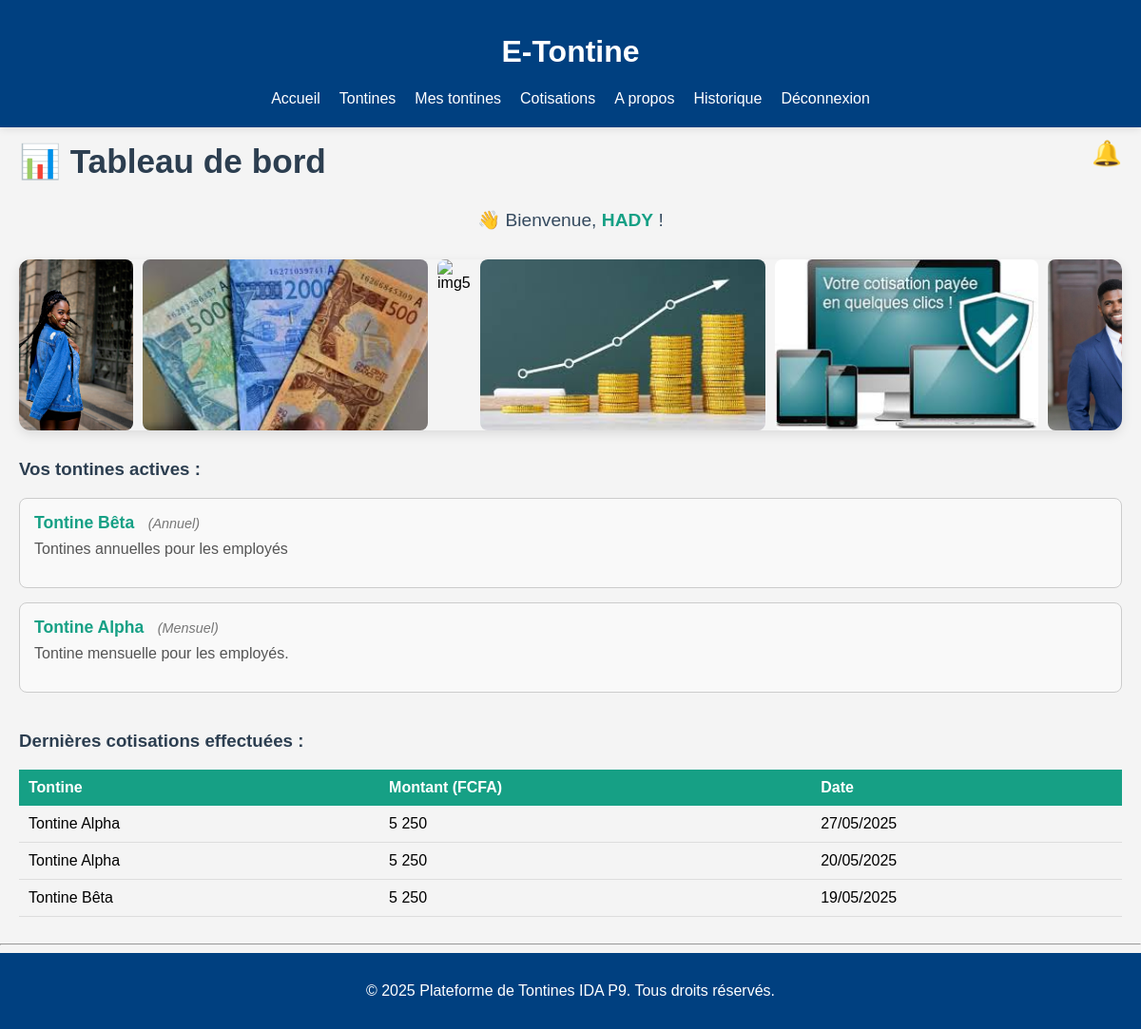
Screenshot of /dashboard.php (signed in) with the database file from the repository.
### tables this page shows
CREATE TABLE `tontines` (
  `id` int(11) NOT NULL,
  `nom` varchar(100) NOT NULL,
  `description` text DEFAULT NULL,
  `type` enum('mensuel','annuel') NOT NULL,
  `date_creation` date NOT NULL,
  `createur_id` int(11) NOT NULL,
  `montant` decimal(10,2) NOT NULL,
  `frequence` enum('quotidien','hebdomadaire','mensuel') NOT NULL,
  `date_debut` date NOT NULL,
  `statut` enum('active','terminee') DEFAULT 'active',
  `created_by` int(11) DEFAULT NULL,
  `created_at` timestamp NOT NULL DEFAULT current_timestamp()
);

CREATE TABLE `cotisations` (
  `id` int(11) NOT NULL,
  `tontine_id` int(11) DEFAULT NULL,
  `user_id` int(11) DEFAULT NULL,
  `montant` decimal(10,2) DEFAULT NULL,
  `date_paiement` date DEFAULT curdate(),
  `statut` enum('payé','en attente') DEFAULT 'payé',
  `date_cotisation` datetime NOT NULL DEFAULT current_timestamp()
);

### dashboard.php (the view, shortened to what this page needs)
<?php
require_once 'includes/db.php';
include 'includes/header.php';
$user_id = $_SESSION['user_id'];
$stmt = $pdo->prepare("
    SELECT t.nom, t.type, t.description
    FROM tontines t
    JOIN participations p ON p.tontine_id = t.id
    WHERE p.user_id = ?
");
$stmt->execute([$user_id]);
$mesTontines = $stmt->fetchAll();
$stmt2 = $pdo->prepare("
    SELECT c.tontine_id, c.montant, c.date_cotisation, t.nom AS tontine_nom
    FROM cotisations c
    JOIN tontines t ON t.id = c.tontine_id
    WHERE c.user_id = ?
    ORDER BY c.date_cotisation DESC
    LIMIT 5
");
$stmt2->execute([$user_id]);
$dernieresCotisations = $stmt2->fetchAll();
?>
<div style="display: flex; justify-content: space-between; align-items: center;">
    <h2 style="font-size: 2.2em; font-weight: bold; color: #2c3e50; margin-bottom: 10px;">
        📊 Tableau de bord
    </h2>
    <div style="position: relative;">
        <div onclick="toggleNotification()" style="font-size: 1.6em; color: #2c3e50; cursor: pointer;" title="Voir les notifications">
            🔔
        </div>
    </div>
</div>
<p style="font-size: 1.2em; color: #34495e; margin-bottom: 20px;">
    👋 Bienvenue, <strong style="color: #16a085;"><?= htmlspecialchars($_SESSION['username']) ?></strong> !
</p>
<div class="carousel-wrapper">
    <div class="carousel-track">
        <img src="images/img5.jpg" alt="img1">
        <img src="images/argent.jpg" alt="img2">
        <img src="images/img2.jpg" alt="img5">
        <img src="images/evolution.jpg" alt="img3">
        <img src="images/cotisation.jpg" alt="img4">
        <img src="images/img1.jpg" alt="img5">
    </div>
</div>
<section style="margin-bottom: 40px;">
    <h3 style="color: #2c3e50;">Vos tontines actives :</h3>
    <?php if (empty($mesTontines)): ?>
        <p>⚠️ Vous ne participez à aucune tontine. <a href="tontines.php">Voir les tontines disponibles</a></p>
    <?php else: ?>
        <ul style="list-style: none; padding: 0;">
            <?php foreach ($mesTontines as $tontine): ?>
                <li style="border: 1px solid #ccc; border-radius: 8px; padding: 15px; margin-bottom: 15px; background: #f9f9f9;">
                    <strong style="font-size: 1.1em; color: #16a085;"><?= htmlspecialchars($tontine['nom']) ?></strong>
                    <em style="font-size: 0.9em; color: #777; margin-left: 10px;">
                        (<?= ucfirst(htmlspecialchars($tontine['type'])) ?>)
                    </em>
                    <p style="margin-top: 8px; text-align: justify; color: #555;">
                        <?= nl2br(htmlspecialchars($tontine['description'])) ?>
                    </p>
                </li>
            <?php endforeach; ?>
        </ul>
    <?php endif; ?>
</section>
<section>
    <h3 style="color: #2c3e50;">Dernières cotisations effectuées :</h3>
    <?php if (empty($dernieresCotisations)): ?>
        <p>Aucune cotisation enregistrée pour le moment.</p>
    <?php else: ?>
        <table style="width: 100%; border-collapse: collapse;">
            <thead>
                <tr style="background-color: #16a085; color: white;">
                    <th style="padding: 10px; text-align: left;">Tontine</th>
                    <th style="padding: 10px; text-align: left;">Montant (FCFA)</th>
                    <th style="padding: 10px; text-align: left;">Date</th>
                </tr>
            </thead>
            <tbody>
                <?php foreach ($dernieresCotisations as $cotisation): ?>
                    <tr style="border-bottom: 1px solid #ddd;">
                        <td style="padding: 10px;"><?= htmlspecialchars($cotisation['tontine_nom']) ?></td>
                        <td style="padding: 10px;"><?= number_format($cotisation['montant'], 0, ',', ' ') ?></td>
                        <td style="padding: 10px;"><?= date('d/m/Y', strtotime($cotisation['date_cotisation'])) ?></td>
                    </tr>
                <?php endforeach; ?>
            </tbody>
        </table>
    <?php endif; ?>
</section>
<?php include 'includes/footer.php'; ?>

### includes/header.php (shortened to what this page needs)
<!DOCTYPE html>
<html lang="fr">
<head>
    <link rel="stylesheet" href="assets/css/style.css">
</head>
<body>
<header>
    <h1>E-Tontine</h1>
    <nav>
        <ul>
            <?php if (isset($_SESSION['user_id'])): ?>
                <li><a href="dashboard.php">Accueil</a></li>
                <li><a href="tontines.php">Tontines</a></li>
                <li><a href="mes_tontines.php">Mes tontines</a></li>
                <li><a href="cotisations.php">Cotisations</a></li>
                <li><a href="apropos.php">A propos</a></li>
                <li><a href="historique.php">Historique</a></li>
                <li><a href="#" id="logoutBtn">Déconnexion</a></li>
            <?php else: ?>
                <li><a href="index.php">Connexion</a></li>
                <li><a href="register.php">Inscription</a></li>
            <?php endif; ?>
        </ul>
    </nav>
</header>
<main>

### includes/footer.php (shortened to what this page needs)
</main>
    <hr>
    <footer style=" position: sticky;  width: 100%;  bottom: 0;">
        <p>&copy; <?= date('Y') ?> Plateforme de Tontines IDA P9. Tous droits réservés.</p>
    </footer>
</body>
</html>

### assets/css/style.css (style rules this page uses)
body { font-family: Arial, sans-serif; background-color: #f4f4f4; margin: 0; padding: 0; }
header, footer { background-color: #004080; color: white; padding: 15px 20px; text-align: center; }
nav ul { list-style: none; display: flex; justify-content: center; padding: 0; }
nav ul li { margin: 0 10px; }
nav ul li a { color: white; text-decoration: none; }
main { padding: 20px; }
p { text-align: center; }

### includes/header.php (style rules this page uses)
header { position: fixed; top: 0; left: 0; width: 100%; padding: 15px 20px; box-shadow: 0 2px 8px rgba(0, 0, 0, 0.1); z-index: 1000; padding-bottom: 5px; }
main { padding-top: 120px; }
html, body { overflow-x: hidden; }
* { box-sizing: border-box; max-width: 100%; }

### dashboard.php (style rules this page uses)
.carousel-wrapper { width: 100%; max-width: 100%; overflow: hidden; margin: 30px 0; border-radius: 12px; box-shadow: 0 4px 12px rgba(0,0,0,0.1); }
.carousel-track { display: flex; animation: scroll-left 25s linear infinite; width: max-content; }
.carousel-track img { width: 300px; height: 180px; object-fit: cover; margin-right: 10px; border-radius: 8px; }

### rows the page displays
tontines: nom "Tontine Bêta", type "Annuel", description "Tontines annuelles pour les employés"
tontines: nom "Tontine Alpha", type "Mensuel", description "Tontine mensuelle pour les employés."
cotisations: tontine.nom "Tontine Alpha", montant "5 250", date_cotisation "27/05/2025"
cotisations: tontine.nom "Tontine Alpha", montant "5 250", date_cotisation "20/05/2025"
cotisations: tontine.nom "Tontine Bêta", montant "5 250", date_cotisation "19/05/2025"

### other values shown
$_SESSION['username'] "HADY"
